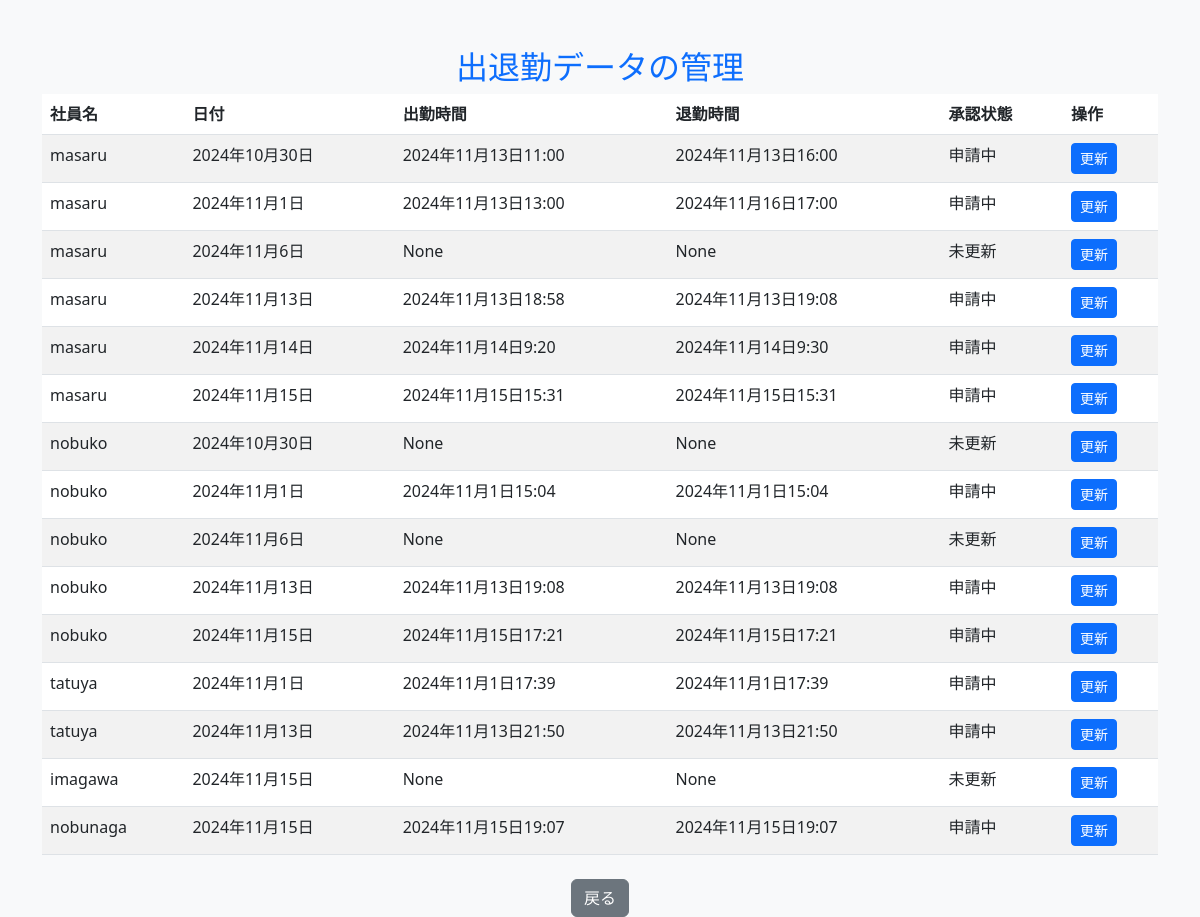
Page /attendance/edit/2/ (signed in) on the earlier database version.
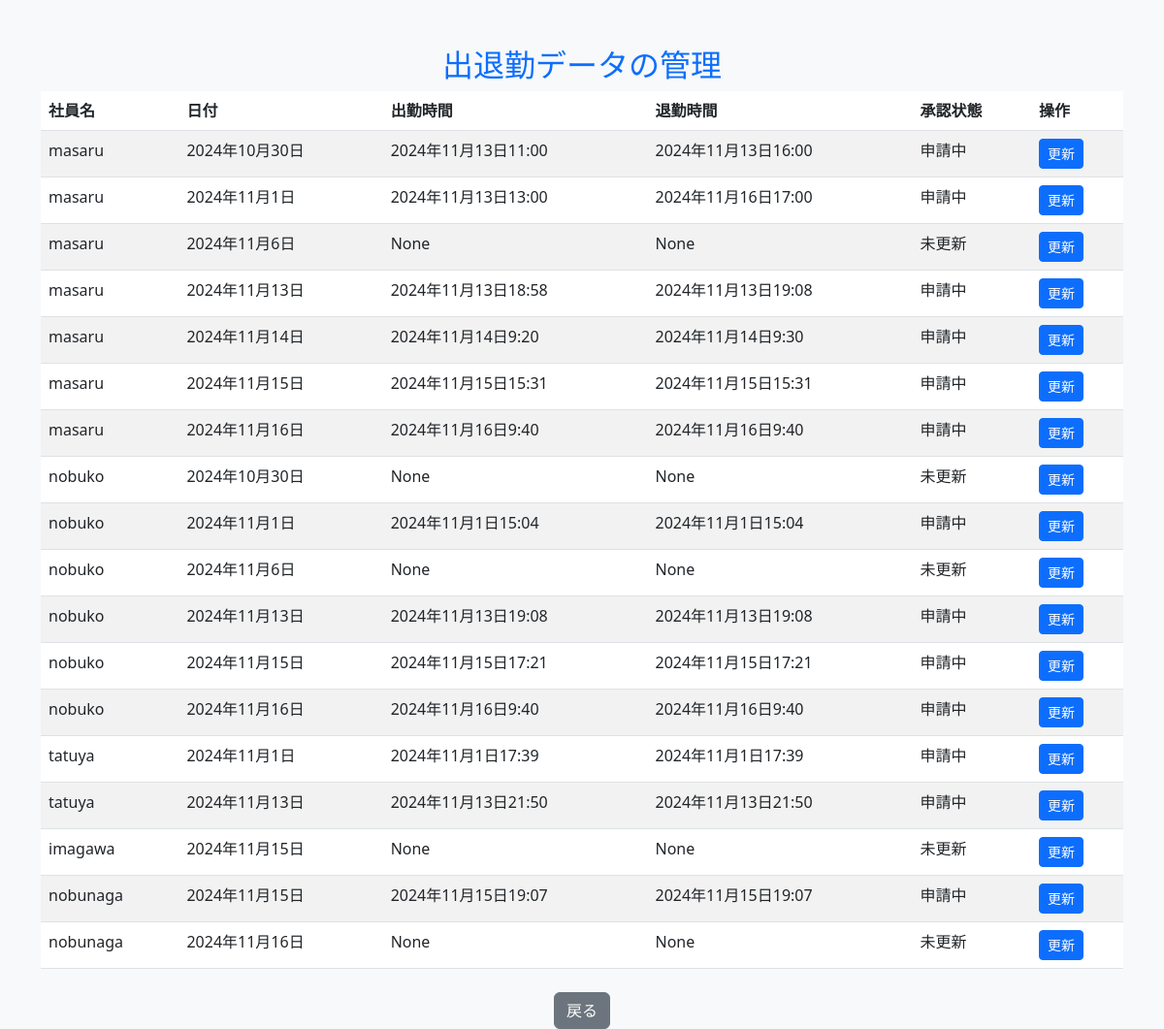
Same page on the later database version.
### attendance_system/models.py (models this page shows, shortened)
class Attendance(models.Model):
    STATUS_CHOICES = [
        ('unupdated', '未更新'),
        ('pending', '申請中'),
        ('approved', '承認済み'),
        ('rejected', '再提出'),
    ]
    user = models.ForeignKey(User, on_delete=models.CASCADE)  # ユーザーとのリレーション
    check_in = models.DateTimeField(null=True, blank=True)  # 出勤時間
    check_out = models.DateTimeField(null=True, blank=True)  # 退勤時間
    date = models.DateField(default=now)  # 日付
    status = models.CharField(
        max_length=20,
        choices=STATUS_CHOICES,
        default='unupdated'  # デフォルトは未更新
    )
    is_approved = models.BooleanField(default=None, null=True, blank=True)  # 承認状態

### attendance_system/views.py (the view)
# urls.py: path('attendance/edit/<int:attendance_id>/', views.edit_attendance, name='edit_attendance'),
@login_required
def edit_attendance(request, attendance_id):
    user = request.user
    attendance = get_object_or_404(Attendance, id=attendance_id)
    manager_viewable_users = User.objects.exclude(groups__name='幹部クラス')
    attendances = Attendance.objects.filter(user__in=manager_viewable_users)
    if user.groups.filter(name='中間管理職').exists():
        if not attendance.user.groups.filter(name='幹部クラス').exists():
            if request.method == 'POST':
                form = AttendanceEditForm(request.POST, instance=attendance)
                if form.is_valid():
                    form.save()
                    messages.success(request, "出退勤データが更新されました。")
                    return redirect('attendance_approval')  # 編集後に管理画面にリダイレクト
            else:
                form = AttendanceEditForm(instance=attendance)
            return render(request, 'attendance_system/edit_attendance_manager.html', {
                'form': form,
                'attendance': attendance,
                'attendances': attendances,  # フィルタリングされた出退勤データ
            })
        else:
            messages.error(request, "幹部クラスの出退勤データは編集できません。")
            return redirect('attendance_approval')
    else:
        messages.error(request, "編集権限がありません。")
        return redirect('attendance_approval')

### attendance_system/templates/attendance_system/edit_attendance_manager.html (shortened to what this page needs)
<!DOCTYPE html>
<html lang="ja">
<head>
    <link href="https://cdn.jsdelivr.net/npm/bootstrap@5.3.0/dist/css/bootstrap.min.css" rel="stylesheet">
</head>
<body class="bg-light">
    <div class="container mt-5">
        <h2 class="text-center text-primary">出退勤データの管理</h2>
        <table class="table table-striped">
            <thead>
                <tr>
                    <th>社員名</th>
                    <th>日付</th>
                    <th>出勤時間</th>
                    <th>退勤時間</th>
                    <th>承認状態</th>
                    <th>操作</th>
                </tr>
            </thead>
            <tbody>
                {% for attendance in attendances %}
                <tr>
                    <td>{{ attendance.user.username }}</td>
                    <td>{{ attendance.date }}</td>
                    <td>{{ attendance.check_in }}</td>
                    <td>{{ attendance.check_out }}</td>
                    <td>
                        {% if not attendance.check_in and not attendance.check_out %}
                            未更新
                        {% elif attendance.is_approved is None %}
                            申請中
                        {% elif attendance.is_approved %}
                            承認済み
                        {% else %}
                            再提出
                        {% endif %}
                    </td>
                    <td>
                        <a href="{% url 'update_attendance' attendance.id %}" class="btn btn-sm btn-primary">更新</a>
                    </td>
                </tr>
                {% endfor %}
            </tbody>
        </table>
        <div class="text-center mt-4">
            <a href="{% url 'attendance' %}" class="btn btn-secondary">戻る</a>
        </div>
    </div>
</body>
</html>

Differences in the rows shown:
added Attendance: user.username "masaru", date "2024年11月16日", check_in "2024年11月16日9:40", check_out "2024年11月16日9:40", is_approved "申請中"
added Attendance: user.username "nobuko", date "2024年11月16日", check_in "2024年11月16日9:40", check_out "2024年11月16日9:40", is_approved "申請中"
added Attendance: user.username "nobunaga", date "2024年11月16日", check_in "None", check_out "None", shows "未更新"
